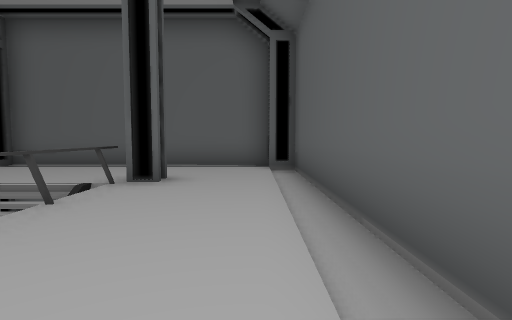
View 1 (above)

23 first-person views from a walk through a scene from a Unity 3-D project. The camera is 1.3 m above the floor, tilts 4° down and sees 80° across. The floor is counted in squares, 2 m on a side. Each view is taken from the middle of a square. On the plan, view 1 faces up. The plan holds only what a view shows up to about 10 squares ahead; the rest is blank. The place goes on beyond the plan. Some animated figures are not drawn. Some surface patterns are stand-ins.

View 2
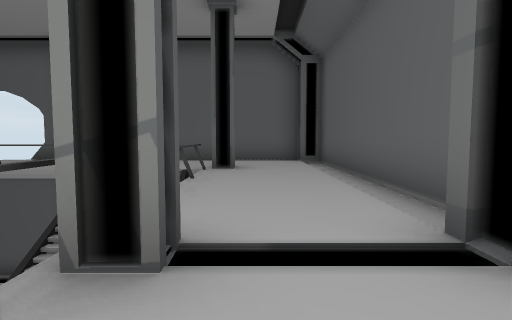

View 3
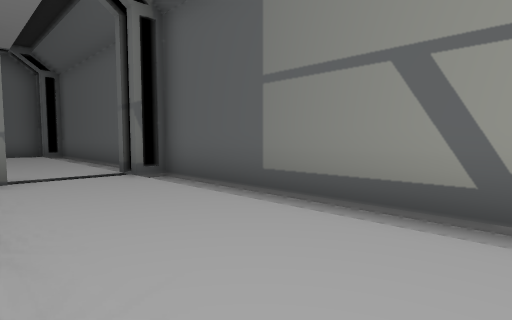

View 4
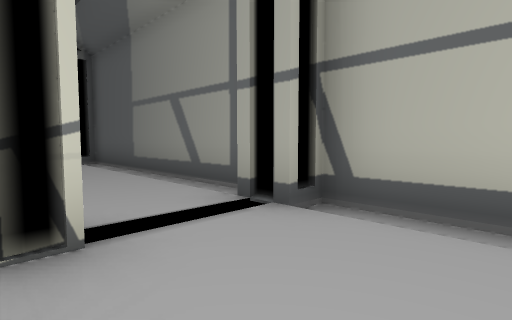

View 5
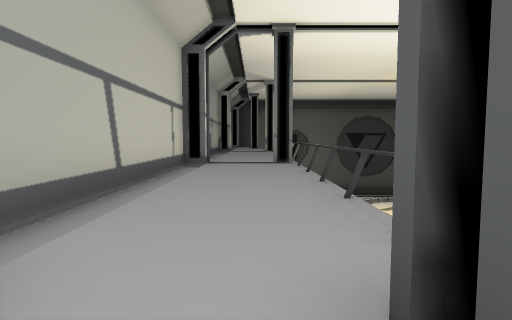

View 6
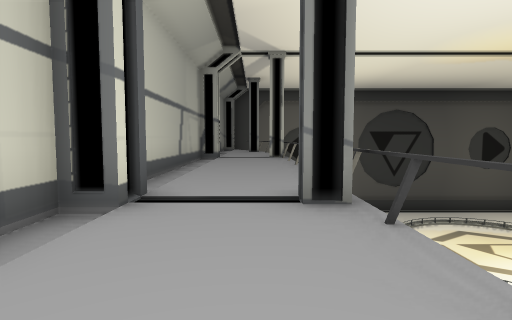

View 7
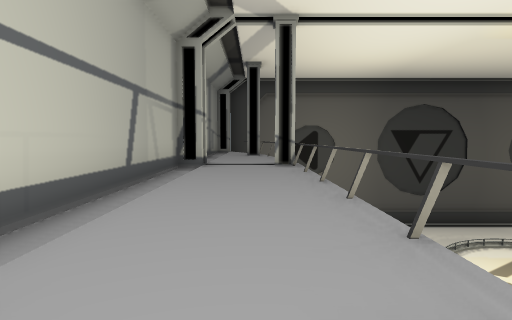

View 8
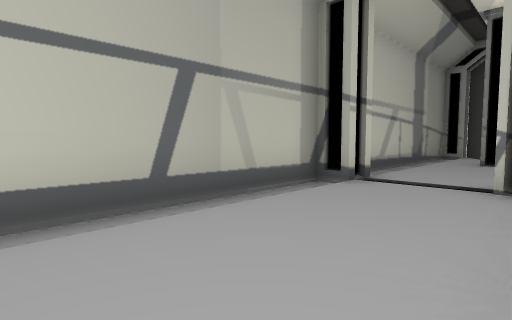

View 9
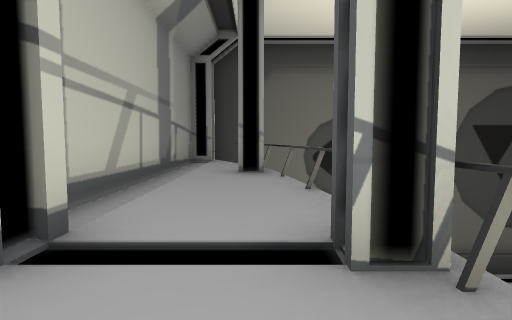

View 10
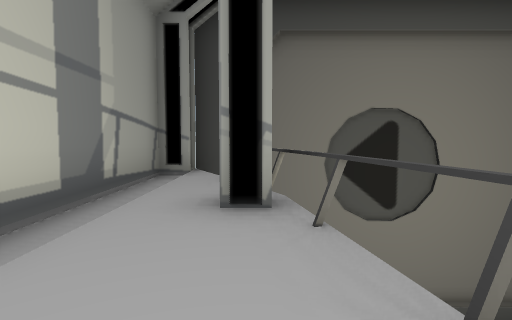

View 11
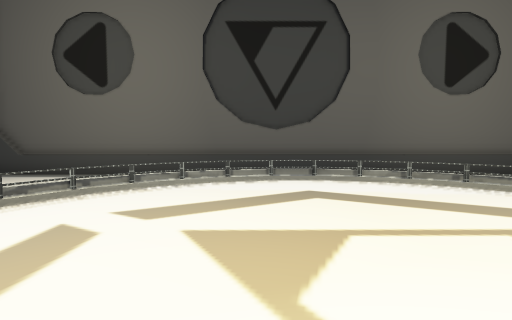

View 12
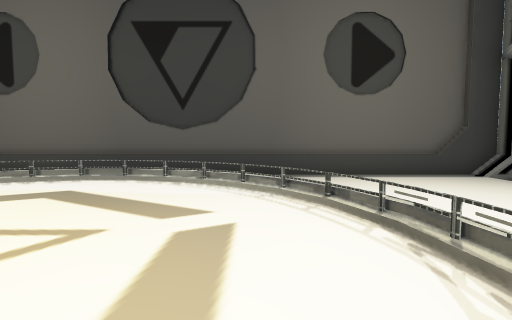

View 13
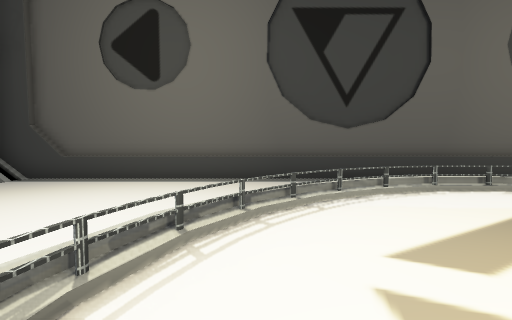

View 14
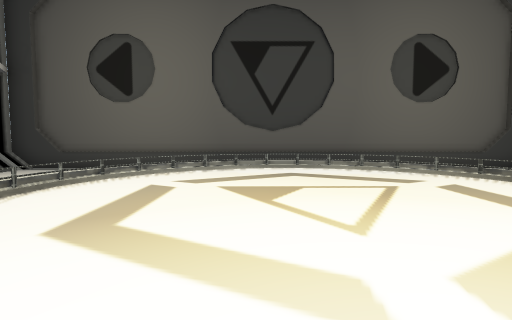

View 15
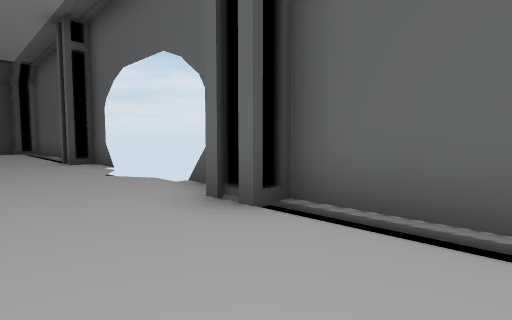

View 16
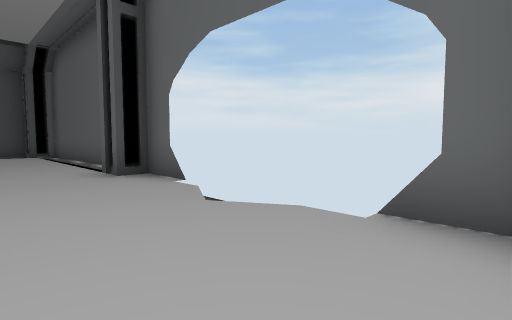

View 17
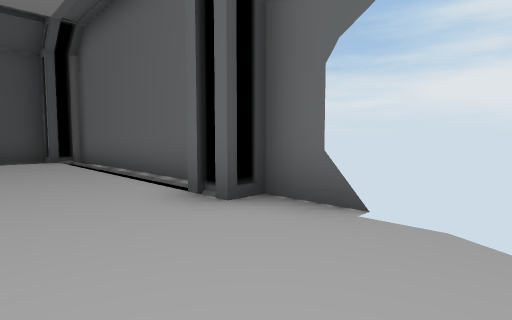

View 18
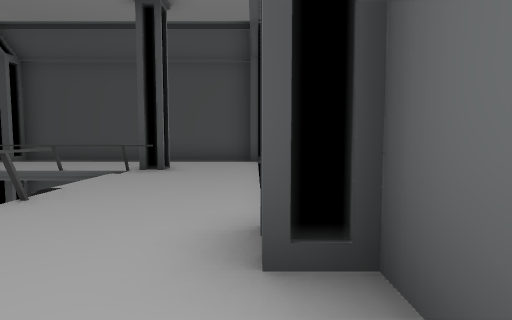

View 19
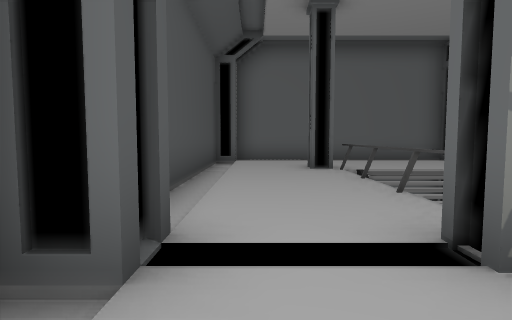

View 20
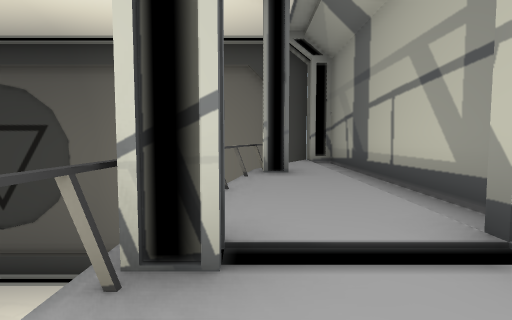

View 21
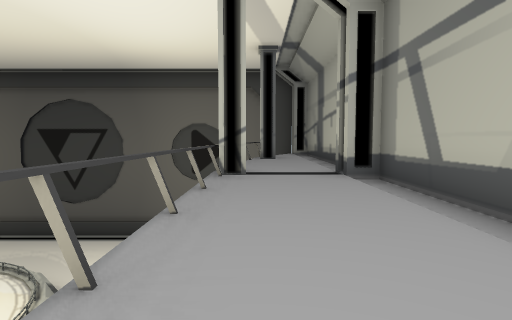

View 22
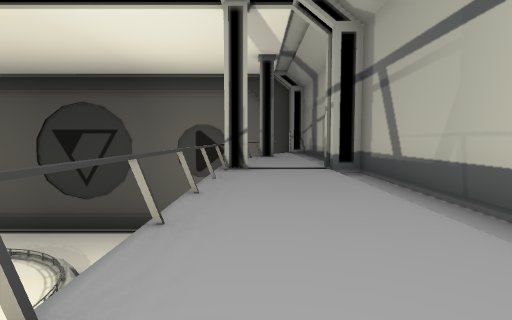

View 23
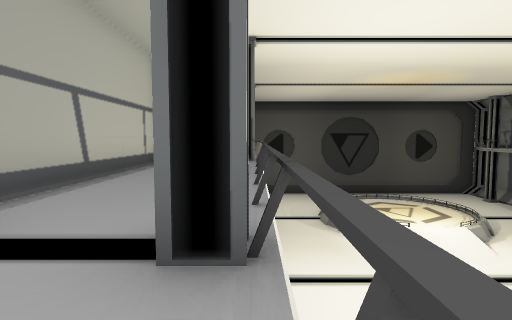

### Floor plan
Key: @ floor where view 1 was taken; # wall or solid block; x gap in a wall; . main floor; - floor 0.25 m lower than the main floor; _ floor 6.5 m lower than the main floor; < floor 7.5 m lower than the main floor; / step, stairs or slope; = window, fence, low wall or low ledge; v drop or lower ground.
Columns run from 20 left of view 1 to 1 right of it. Each row starts with its distance up from view 1.
  8 #########    #########
  7 #///////..v..////////#
  6 -....................#
  5 -..#..............#..#
  4 -..///<       <<///..#
  3 -../              /..#
  2 -../              /..#
  1 -..v               ..#
  0 #..x              #.@#
 -1 -..                ..#
 -2  .                 ..#
 -3                    ..#
 -4                   /..#
 -5                   /..#
 -6                   /..#
 -7                    ..#
 -8                   x..#
 -9                   =..#
-10                   /..#
-11                   /..#
-12                   ...#
-13                <<</..#
-14                <<</..#
-15               <<<<#..#
-16   .           <<<</..#
-17  ../              /..#
-18 -../              /..#
-19 -../       /      /..#
-20 -../      ___     /..#
-21 -../    ______    /..#
-22 -..#   /______/   #..#
-23 #.#    /______=   #..#
-24 -..    =_____/=   /..#
-25 -.. << //___// << /..#
-26 -./ <<  <==/=  <<<<..#
-27 -.#<<<  <<    <<<<=#.#
-28 -. <<<< <    <<<<<< .#
-29 -/<<<<< <<  <<<<<<<<.#
-30 #/<<<<<<<<<<<<<<<<<<##
-31 #####################

Positions as (right, up) in squares from view 1, and headings:
1: (0, 0), facing up
2: (-1, -2), facing up
3: (-2, -6), facing up-right
4: (-2, -10), facing up-right
5: (-1, -7), facing down
6: (-1, -12), facing down
7: (-1, -15), facing down
8: (-2, -18), facing down-right
9: (-1, -21), facing down
10: (-1, -24), facing down
11: (-9, -21), facing down
12: (-12, -21), facing down
13: (-7, -22), facing down
14: (-9, -19), facing down
15: (-4, 5), facing up-left
16: (-7, 5), facing up-left
17: (-10, 5), facing up-left
18: (-11, 7), facing left
19: (-19, -2), facing up
20: (-18, -21), facing down
21: (-18, -17), facing down
22: (-18, -16), facing down
23: (-2, -6), facing down
